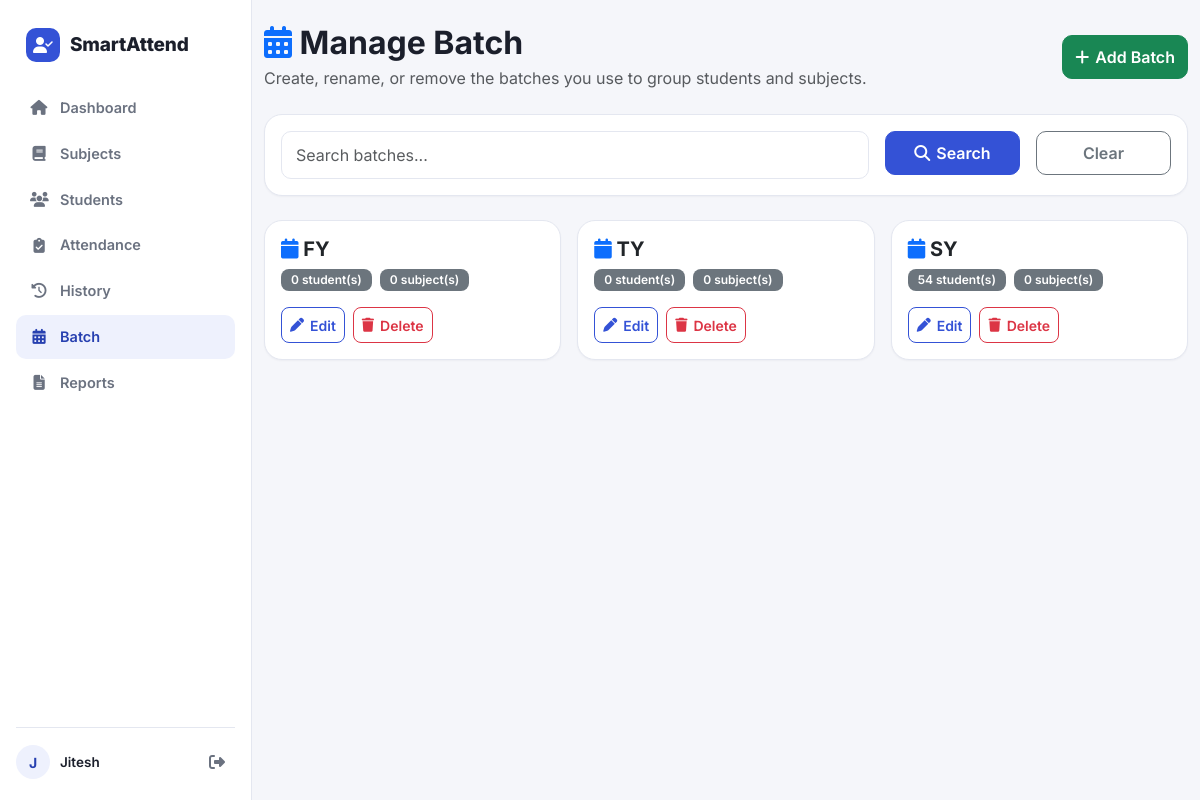
/batches/ (signed in), run on the app's committed database.
### backend/models/user.py (models this page shows, shortened)
class User(UserMixin, db.Model):
    __tablename__ = "users"
    id = db.Column(
        db.Integer,
        primary_key=True
    )
    name = db.Column(
        db.String(100),
        nullable=False
    )
    email = db.Column(
        db.String(255),
        unique=True,
        nullable=False,
        index=True
    )
    password_hash = db.Column(
        db.String(255),
        nullable=False
    )
    is_verified = db.Column(
        db.Boolean,
        default=False,
        nullable=False
    )
    verification_token = db.Column(
        db.String(255),
        unique=True,
        nullable=True
    )
    verification_token_expiry = db.Column(
        db.DateTime(timezone=True),
        nullable=True
    )
    reset_token = db.Column(
        db.String(255),
        unique=True,
        nullable=True
    )
    reset_token_expiry = db.Column(
        db.DateTime(timezone=True),
        nullable=True
    )
    api_token = db.Column(
        db.String(255),
        unique=True,
        nullable=True,
        index=True
    )
    created_at = db.Column(
        db.DateTime(timezone=True),
        default=lambda: datetime.now(timezone.utc),
        nullable=False
    )
    students = db.relationship(
        "Student",
        back_populates="owner",
        cascade="all, delete-orphan"
    )
    subjects = db.relationship(
        "Subject",
        back_populates="owner",
        cascade="all, delete-orphan"
    )
    attendances = db.relationship(
        "Attendance",
        back_populates="owner",
        cascade="all, delete-orphan"
    )
    batches = db.relationship(
        "Batch",
        back_populates="owner",
        cascade="all, delete-orphan"
    )

### backend/models/batch.py (models this page shows, shortened)
class Batch(db.Model):
    __tablename__ = "batches"
    id = db.Column(
        db.Integer,
        primary_key=True
    )
    user_id = db.Column(
        db.Integer,
        db.ForeignKey(
            "users.id",
            ondelete="CASCADE"
        ),
        nullable=False,
        index=True
    )
    name = db.Column(
        db.String(50),
        nullable=False
    )
    created_at = db.Column(
        db.DateTime(timezone=True),
        default=lambda: datetime.now(timezone.utc),
        nullable=False
    )
    owner = db.relationship(
        "User",
        back_populates="batches"
    )
    students = db.relationship(
        "Student",
        back_populates="assigned_batch"
    )
    subjects = db.relationship(
        "Subject",
        back_populates="batch"
    )
    __table_args__ = (
        db.UniqueConstraint(
            "user_id",
            "name",
            name="unique_batch_per_user"
        ),
    )

### backend/routes/batches.py (the view)
@batch_bp.route("/")
@login_required
def list_batches():
    query = Batch.query.filter_by(
        user_id=current_user.id
    )
    search = request.args.get("search", "").strip()
    if search:
        query = query.filter(
            Batch.name.ilike(f"%{search}%")
        )
    batches = query.order_by(
        Batch.created_at.asc()
    ).all()
    student_counts = {
        b.id: Student.query.filter_by(
            user_id=current_user.id,
            batch_id=b.id
        ).count()
        for b in batches
    }
    subject_counts = {
        b.id: Subject.query.filter_by(
            user_id=current_user.id,
            batch_id=b.id
        ).count()
        for b in batches
    }
    return render_template(
        "batches.html",
        batches=batches,
        student_counts=student_counts,
        subject_counts=subject_counts,
        search=search
    )

### frontend/templates/batches.html (shortened to what this page needs)
{% extends "base.html" %}
{% block content %}
<div class="container py-4">
    <div class="d-flex flex-wrap justify-content-between align-items-center gap-3 mb-4">
        <div>
            <h2 class="fw-bold mb-1">
                <i class="fa-solid fa-calendar-days text-primary"></i>
                Manage Batch
            </h2>
            <p class="text-muted mb-0">
                Create, rename, or remove the batches you use to group students and subjects.
            </p>
        </div>
        <a href="{{ url_for('batches.add_batch', next=url_for('batches.list_batches')) }}" class="btn btn-success">
            <i class="fa-solid fa-plus"></i>
            Add Batch
        </a>
    </div>
    <div class="card mb-4">
        <div class="card-body">
            <form method="GET" action="{{ url_for('batches.list_batches') }}" class="row g-3">
                <div class="col-md-8">
                    <input type="text" name="search" class="form-control"
                           placeholder="Search batches..." value="{{ search }}">
                </div>
                <div class="col-md-2">
                    <button type="submit" class="btn btn-primary w-100">
                        <i class="fa-solid fa-magnifying-glass"></i> Search
                    </button>
                </div>
                <div class="col-md-2">
                    <a href="{{ url_for('batches.list_batches') }}" class="btn btn-outline-secondary w-100">
                        Clear
                    </a>
                </div>
            </form>
        </div>
    </div>
    {% if batches %}
        <div class="row g-3">
            {% for batch in batches %}
            <div class="col-md-4">
                <div class="card h-100">
                    <div class="card-body">
                        <div class="d-flex justify-content-between align-items-start mb-2">
                            <h5 class="fw-bold mb-0">
                                <i class="fa-solid fa-calendar text-primary"></i>
                                {{ batch.name }}
                            </h5>
                        </div>
                        <div class="d-flex gap-2 mb-3">
                            <span class="badge bg-secondary">
                                {{ student_counts.get(batch.id, 0) }} student(s)
                            </span>
                            <span class="badge bg-secondary">
                                {{ subject_counts.get(batch.id, 0) }} subject(s)
                            </span>
                        </div>
                        <div class="d-flex gap-2">
                            <a href="{{ url_for('batches.edit_batch', batch_id=batch.id) }}"
                               class="btn btn-sm btn-outline-primary">
                                <i class="fa-solid fa-pen"></i> Edit
                            </a>
                            <form method="POST" action="{{ url_for('batches.delete_batch', batch_id=batch.id) }}"
                                  onsubmit="return confirm('Delete this batch? Students and subjects using it will become unassigned. Their attendance history is not affected.');">
                                <button type="submit" class="btn btn-sm btn-outline-danger">
                                    <i class="fa-solid fa-trash"></i> Delete
                                </button>
                            </form>
                        </div>
                    </div>
                </div>
            </div>
            {% endfor %}
        </div>
    {% endif %}
</div>
{% endblock %}

### frontend/templates/base.html (shortened to what this page needs)
<!DOCTYPE html>
<html lang="en">
<head>
    <link href="https://cdn.jsdelivr.net/npm/bootstrap@5.3.6/dist/css/bootstrap.min.css" rel="stylesheet">
    <link rel="stylesheet"
          href="https://cdnjs.cloudflare.com/ajax/libs/font-awesome/6.7.2/css/all.min.css">
    <link rel="stylesheet"
          href="{{ url_for('static', filename='css/style.css') }}">
</head>
<body class="{% if current_user.is_authenticated %}has-app-shell{% endif %}">
    {% if current_user.is_authenticated %}
    <aside class="app-sidebar d-none d-lg-flex flex-column">
        <a href="{{ url_for('dashboard.dashboard') }}" class="sidebar-brand">
            <span class="sidebar-brand-mark"><i class="fa-solid fa-user-check"></i></span>
            <span class="sidebar-brand-text">SmartAttend</span>
        </a>
        <nav class="sidebar-nav">
            <a href="{{ url_for('dashboard.dashboard') }}"
               class="sidebar-link {% if request.endpoint == 'dashboard.dashboard' %}active{% endif %}">
                <i class="fa-solid fa-house"></i> <span>Dashboard</span>
            </a>
            <a href="{{ url_for('subjects.list_subjects') }}"
               class="sidebar-link {% if request.blueprint == 'subjects' %}active{% endif %}">
                <i class="fa-solid fa-book"></i> <span>Subjects</span>
            </a>
            <a href="{{ url_for('students.student_list') }}"
               class="sidebar-link {% if request.blueprint == 'students' %}active{% endif %}">
                <i class="fa-solid fa-users"></i> <span>Students</span>
            </a>
            <a href="{{ url_for('attendance.mark_attendance') }}"
               class="sidebar-link {% if request.endpoint == 'attendance.mark_attendance' %}active{% endif %}">
                <i class="fa-solid fa-clipboard-check"></i> <span>Attendance</span>
            </a>
            <a href="{{ url_for('attendance.history') }}"
               class="sidebar-link {% if request.endpoint == 'attendance.history' %}active{% endif %}">
                <i class="fa-solid fa-clock-rotate-left"></i> <span>History</span>
            </a>
            <a href="{{ url_for('batches.list_batches') }}"
               class="sidebar-link {% if request.blueprint == 'batches' %}active{% endif %}">
                <i class="fa-solid fa-calendar-days"></i> <span>Batch</span>
            </a>
            <a href="{{ url_for('reports.reports_page') }}"
               class="sidebar-link {% if request.blueprint == 'reports' %}active{% endif %}">
                <i class="fa-solid fa-file-lines"></i> <span>Reports</span>
            </a>
        </nav>
        <div class="sidebar-footer">
            <div class="sidebar-user">
                <span class="sidebar-user-avatar">{{ current_user.name[0]|upper }}</span>
                <span class="sidebar-user-name">{{ current_user.name }}</span>
            </div>
            <a href="{{ url_for('auth.logout') }}" class="sidebar-logout" title="Logout">
                <i class="fa-solid fa-right-from-bracket"></i>
            </a>
        </div>
    </aside>
    {% endif %}
    <main class="{% if current_user.is_authenticated %}app-main{% endif %}">
        {% block content %}
        {% endblock %}
    </main>
</body>
</html>

### frontend/static/css/style.css (style rules this page uses)
:root { --sa-primary:#3452D6; --sa-primary-dark:#2740B0; --sa-primary-light:#EEF1FD; --sa-ink:#1B1F2B; --sa-muted:#6B7280; --sa-bg:#F5F6FA; --sa-surface:#FFFFFF; --sa-border:#E4E7F0; --sa-success:#1F9D6E; --sa-success-light:#E7F6EF; --sa-danger:#E0473F; --sa-danger-light:#FDECEB; --sa-warning:#DB9A2C; --sa-warning-light:#FCF3E3; --sa-radius-lg:18px; --sa-radius:14px; --sa-radius-sm:10px; --sa-sidebar-w:252px; --sa-bottomnav-h:60px; --sa-topbar-h:56px; --safe-top:env(safe-area-inset-top, 0px); --safe-bottom:env(safe-area-inset-bottom, 0px); --safe-left:env(safe-area-inset-left, 0px); --safe-right:env(safe-area-inset-right, 0px); }
* { box-sizing:border-box; }
body { margin:0; padding:0; font-family:'Inter', -apple-system, BlinkMacSystemFont, 'Segoe UI', Roboto, sans-serif; background:var(--sa-bg); color:var(--sa-ink); -webkit-tap-highlight-color:transparent; }
a { text-decoration:none; }
.app-main { min-height:100vh; padding-bottom:24px; }
@media (min-width:992px) { .app-main { margin-left:var(--sa-sidebar-w); } }
.app-sidebar { position:fixed; top:0; left:0; bottom:0; width:var(--sa-sidebar-w); background:var(--sa-surface); border-right:1px solid var(--sa-border); padding:20px 16px; z-index:1030; }
.sidebar-brand { display:flex; align-items:center; gap:10px; padding:8px 10px 24px; font-weight:800; font-size:19px; color:var(--sa-ink); letter-spacing:-0.01em; }
.sidebar-brand-mark { width:34px; height:34px; border-radius:10px; background:var(--sa-primary); color:#fff; display:flex; align-items:center; justify-content:center; font-size:16px; flex-shrink:0; }
.sidebar-nav { display:flex; flex-direction:column; gap:2px; }
.sidebar-link { display:flex; align-items:center; gap:12px; padding:11px 14px; border-radius:var(--sa-radius-sm); color:var(--sa-muted); font-weight:600; font-size:14.5px; transition:background .15s ease, color .15s ease; }
.sidebar-link i { width:18px; text-align:center; font-size:15px; }
.sidebar-link.active { background:var(--sa-primary-light); color:var(--sa-primary-dark); }
.sidebar-footer { margin-top:auto; padding-top:16px; border-top:1px solid var(--sa-border); display:flex; align-items:center; gap:10px; position:absolute; bottom:20px; left:16px; right:16px; }
.sidebar-user { display:flex; align-items:center; gap:10px; flex:1; min-width:0; }
.sidebar-user-avatar { width:34px; height:34px; border-radius:50%; background:var(--sa-primary-light); color:var(--sa-primary-dark); display:flex; align-items:center; justify-content:center; font-weight:700; font-size:14px; flex-shrink:0; }
.sidebar-user-name { font-weight:600; font-size:13.5px; white-space:nowrap; overflow:hidden; text-overflow:ellipsis; }
.sidebar-logout { width:36px; height:36px; border-radius:var(--sa-radius-sm); display:flex; align-items:center; justify-content:center; color:var(--sa-muted); flex-shrink:0; transition:background .15s ease, color .15s ease; }
.card { border:1px solid var(--sa-border); border-radius:var(--sa-radius-lg); box-shadow:0 1px 2px rgba(27,31,43,0.04); }
.btn { border-radius:var(--sa-radius-sm); font-weight:600; min-height:44px; display:inline-flex; align-items:center; justify-content:center; gap:6px; }
.btn-sm { min-height:36px; border-radius:8px; }
.btn-primary { background:var(--sa-primary); border-color:var(--sa-primary); }
.btn-outline-primary { color:var(--sa-primary); border-color:var(--sa-primary); }
.form-control, .form-select { border-radius:var(--sa-radius-sm); padding:11px 14px; border:1px solid var(--sa-border); min-height:44px; }
.badge { font-weight:600; padding:5px 10px; border-radius:8px; }

### data on the page
User: name "J", name "Jitesh"
Batch: name "FY", get "0"
Batch: name "TY", get "0"
Batch: name "SY", get "54", get "0"
